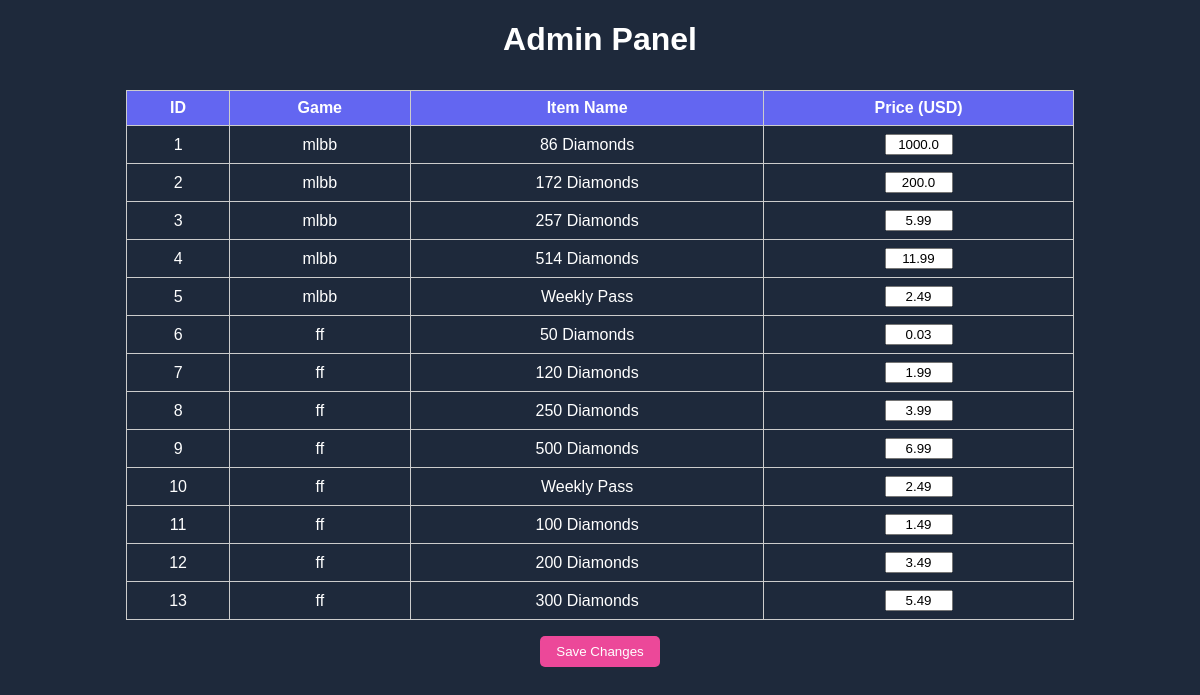
The page /api/admin on the database its author committed.
### tables this page shows
CREATE TABLE items (
            id INTEGER PRIMARY KEY AUTOINCREMENT,
            game TEXT NOT NULL,
            name TEXT NOT NULL,
            price REAL NOT NULL
        );

### api.py (the view, shortened to what this page needs)
@app.route("/api/admin", methods=["GET", "POST"])
def admin_panel():
    conn = sqlite3.connect(DB_FILE)
    c = conn.cursor()
    c.execute("SELECT id, game, name, price FROM items")
    items = c.fetchall()
    conn.close()
    return render_template("admin_api.html", items=items)

### templates/admin_api.html (shortened to what this page needs)
<!DOCTYPE html>
<html lang="en">
<head>
</head>
<body>
<h1 style="text-align:center;">Admin Panel</h1>
<form method="POST">
<table>
<tr>
<th>ID</th>
<th>Game</th>
<th>Item Name</th>
<th>Price (USD)</th>
</tr>
{% for item in items %}
<tr>
<td>{{item[0]}}</td>
<td>{{item[1]}}</td>
<td>{{item[2]}}</td>
<td><input type="text" name="item_{{item[0]}}" value="{{item[3]}}"></td>
</tr>
{% endfor %}
</table>
<div style="text-align:center;">
<button type="submit">Save Changes</button>
</div>
</form>
</body>
</html>

### templates/admin_api.html (style rules this page uses)
body { font-family: Arial; background: #1e293b; color: #fff; }
table { width: 80%; margin:auto; border-collapse: collapse; margin-top: 2rem; }
th, td { border: 1px solid #ccc; padding: 0.5rem; text-align: center; }
th { background: #6366f1; }
input[type="text"] { width: 60px; text-align: center; }
button { padding: 0.5rem 1rem; margin-top: 1rem; cursor: pointer; background: #ec4899; color: #fff; border:none; border-radius:5px; }

### rows shown on the page
items: id "1", game "mlbb", name "86 Diamonds", price "1000.0"
items: id "2", game "mlbb", name "172 Diamonds", price "200.0"
items: id "3", game "mlbb", name "257 Diamonds", price "5.99"
items: id "4", game "mlbb", name "514 Diamonds", price "11.99"
items: id "5", game "mlbb", name "Weekly Pass", price "2.49"
items: id "6", game "ff", name "50 Diamonds", price "0.03"
items: id "7", game "ff", name "120 Diamonds", price "1.99"
items: id "8", game "ff", name "250 Diamonds", price "3.99"
items: id "9", game "ff", name "500 Diamonds", price "6.99"
items: id "10", game "ff", name "Weekly Pass", price "2.49"
items: id "11", game "ff", name "100 Diamonds", price "1.49"
items: id "12", game "ff", name "200 Diamonds", price "3.49"
items: id "13", game "ff", name "300 Diamonds", price "5.49"
